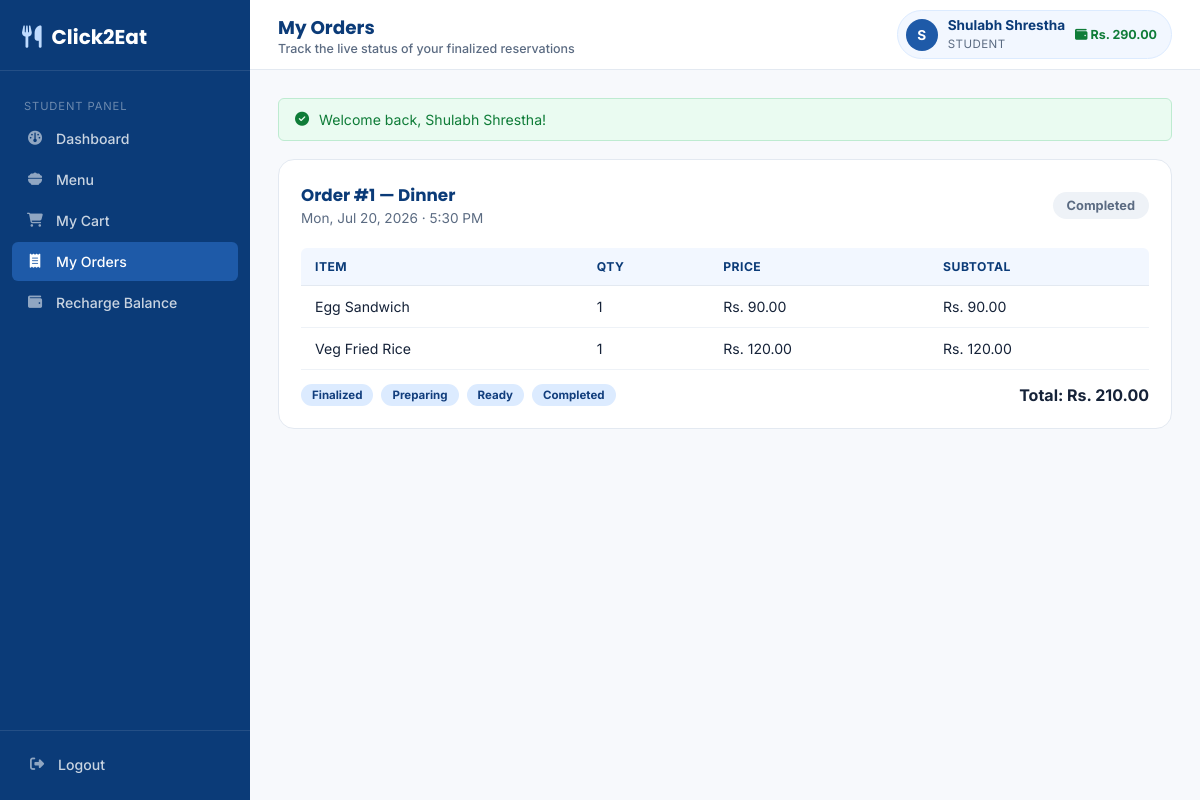
/student/orders.php (signed in), run on the app's committed database.
### tables this page shows
CREATE TABLE `orders` (
  `id` int(11) NOT NULL,
  `user_id` int(11) NOT NULL,
  `schedule_id` int(11) NOT NULL,
  `order_date` date NOT NULL,
  `total_amount` decimal(10,2) NOT NULL DEFAULT 0.00,
  `status` enum('finalized','preparing','ready','completed','cancelled') NOT NULL DEFAULT 'finalized',
  `cancel_reason` varchar(255) DEFAULT NULL,
  `created_at` datetime NOT NULL DEFAULT current_timestamp()
);

CREATE TABLE `meal_schedules` (
  `id` int(11) NOT NULL,
  `meal_name` varchar(50) NOT NULL,
  `start_time` time NOT NULL,
  `end_time` time NOT NULL,
  `order_close_time` time NOT NULL,
  `is_active` tinyint(1) NOT NULL DEFAULT 1,
  `created_at` datetime NOT NULL DEFAULT current_timestamp()
);

CREATE TABLE `order_items` (
  `id` int(11) NOT NULL,
  `order_id` int(11) NOT NULL,
  `menu_item_id` int(11) NOT NULL,
  `item_name` varchar(150) NOT NULL,
  `quantity` int(11) NOT NULL DEFAULT 1,
  `price_each` decimal(10,2) NOT NULL DEFAULT 0.00
);

### includes/functions.php (called while the page is built, shortened)
<?php
function e($str) {
    return htmlspecialchars($str ?? '', ENT_QUOTES, 'UTF-8');
}

### student/orders.php (the view, shortened to what this page needs)
<?php
require_once __DIR__ . '/../config/config.php';
$userId = $_SESSION['user_id'];
$stmt = mysqli_prepare($conn, "SELECT o.*, m.meal_name FROM orders o JOIN meal_schedules m ON m.id = o.schedule_id WHERE o.user_id = ? ORDER BY o.created_at DESC");
mysqli_stmt_bind_param($stmt, 'i', $userId);
mysqli_stmt_execute($stmt);
$orders = mysqli_stmt_get_result($stmt);
$statusSteps = ['finalized' => 1, 'preparing' => 2, 'ready' => 3, 'completed' => 4];
?>
<!DOCTYPE html>
<html lang="en">
<head>
  <link rel="stylesheet" href="../assets/css/style.css">
</head>
<body>
<div class="app-shell">
  <?php include __DIR__ . '/../includes/user_sidebar.php'; ?>
  <div class="main-col">
    <?php include __DIR__ . '/../includes/topbar.php'; ?>
    <div class="page-body">
      <?php include __DIR__ . '/../includes/flash.php'; ?>
      <?php while ($o = mysqli_fetch_assoc($orders)):
        $itemsRes = mysqli_query($conn, "SELECT item_name, quantity, price_each FROM order_items WHERE order_id = " . (int)$o['id']);
        $statusColors = ['finalized'=>'blue','preparing'=>'amber','ready'=>'green','completed'=>'gray','cancelled'=>'red'];
        $c = $statusColors[$o['status']] ?? 'gray';
      ?>
        <div class="card">
          <div class="card-head">
            <div>
              <h2>Order #<?= $o['id'] ?> — <?= e($o['meal_name']) ?></h2>
              <p><?= date('D, M j, Y · g:i A', strtotime($o['created_at'])) ?></p>
            </div>
            <span class="badge badge-<?= $c ?>" style="font-size:.8rem;padding:6px 14px;"><?= e(ucfirst($o['status'])) ?></span>
          </div>
          <div class="table-wrap">
            <table>
              <thead><tr><th>Item</th><th>Qty</th><th>Price</th><th>Subtotal</th></tr></thead>
              <tbody>
                <?php while ($it = mysqli_fetch_assoc($itemsRes)): ?>
                  <tr>
                    <td><?= e($it['item_name']) ?></td>
                    <td><?= (int)$it['quantity'] ?></td>
                    <td>Rs. <?= number_format($it['price_each'], 2) ?></td>
                    <td>Rs. <?= number_format($it['price_each'] * $it['quantity'], 2) ?></td>
                  </tr>
                <?php endwhile; ?>
              </tbody>
            </table>
          </div>
          <div class="flex-between" style="margin-top:14px;">
            <?php if ($o['status'] !== 'cancelled'): ?>
              <div style="display:flex;gap:8px;font-size:.78rem;color:var(--gray-600);">
                <?php foreach (['finalized'=>'Finalized','preparing'=>'Preparing','ready'=>'Ready','completed'=>'Completed'] as $key => $label): ?>
                  <span class="badge <?= $statusSteps[$o['status']] >= $statusSteps[$key] ? 'badge-blue' : 'badge-gray' ?>"><?= $label ?></span>
                <?php endforeach; ?>
              </div>
            <?php else: ?>
              <span class="text-muted" style="font-size:.8rem;"><?= e($o['cancel_reason'] ?: 'This order was cancelled and refunded.') ?></span>
            <?php endif; ?>
            <strong>Total: Rs. <?= number_format($o['total_amount'], 2) ?></strong>
          </div>
        </div>
      <?php endwhile; ?>
    </div>
  </div>
</div>
</body>
</html>

### assets/css/style.css (style rules this page uses)
:root { --blue-900:#0B3B78; --blue-800:#123E7D; --blue-700:#1E5AA8; --blue-600:#2568C4; --blue-500:#3B82F6; --blue-200:#BFDBFE; --blue-100:#DCEBFF; --blue-50:#F2F7FF; --white:#FFFFFF; --gray-50:#F7F9FC; --gray-100:#EEF2F7; --gray-200:#E3E9F1; --gray-400:#9AA9BD; --gray-600:#5B6B82; --text:#152238; --success:#16A34A; --success-dark:#0F7C38; --danger:#DC2626; --danger-dark:#B91C1C; --warning:#D97706; --warning-bg:#FEF3E2; --radius-sm:6px; --radius:10px; --radius-lg:16px; --shadow-sm:0 1px 2px rgba(11,59,120,.06); --shadow:0 4px 16px rgba(11,59,120,.08); --shadow-lg:0 12px 32px rgba(11,59,120,.14); --font-heading:'Poppins',sans-serif; --font-body:'Inter',sans-serif; }
*,*::before,*::after { box-sizing:border-box; }
html,body { margin:0;padding:0; }
body { font-family:var(--font-body); color:var(--text); background:var(--gray-50); -webkit-font-smoothing:antialiased; }
h1,h2,h3,h4,h5 { font-family:var(--font-heading);margin:0 0 .4em;color:var(--blue-900); }
p { margin:0 0 1em;line-height:1.6; }
.app-shell { display:flex;min-height:100vh; }
.main-col { flex:1;min-width:0;display:flex;flex-direction:column; }
.page-body { padding:28px;flex:1; }
.card { background:var(--white);border:1px solid var(--gray-200);border-radius:var(--radius-lg);padding:22px;margin-bottom:22px; }
.card-head { display:flex;align-items:center;justify-content:space-between;margin-bottom:18px;flex-wrap:wrap;gap:10px; }
.card-head h2 { font-size:1.05rem;margin:0; }
.card-head p { margin:0;color:var(--gray-600);font-size:.85rem; }
.table-wrap { overflow-x:auto; }
table { width:100%;border-collapse:collapse;font-size:.88rem; }
thead th { text-align:left;padding:11px 14px;background:var(--blue-50);color:var(--blue-900); font-weight:700;font-size:.76rem;text-transform:uppercase;letter-spacing:.04em; border-bottom:1px solid var(--gray-200);white-space:nowrap; }
thead th:first-child { border-top-left-radius:var(--radius-sm); }
thead th:last-child { border-top-right-radius:var(--radius-sm); }
tbody td { padding:12px 14px;border-bottom:1px solid var(--gray-100);vertical-align:middle; }
.badge { display:inline-flex;align-items:center;gap:5px;padding:4px 11px;border-radius:999px;font-size:.72rem;font-weight:700;text-transform:capitalize; }
.badge-blue { background:var(--blue-100);color:var(--blue-800); }
.badge-gray { background:var(--gray-100);color:var(--gray-600); }
.flex-between { display:flex;align-items:center;justify-content:space-between; }

### data on the page
orders: id "1", schedule.meal_name "Dinner", created_at "Mon, Jul 20, 2026 · 5:30 PM", status "Completed", label "Finalized", label "Preparing", label "Ready", label "Completed", total_amount "210.00"
order_items: item_name "Egg Sandwich", quantity "1", price_each "90.00", $it['price_each']*$it['quantity'] "90.00"
order_items: item_name "Veg Fried Rice", quantity "1", price_each "120.00", $it['price_each']*$it['quantity'] "120.00"

### other printed values
SITE_NAME "Click2Eat"
$_SESSION['role'] "STUDENT"
$link['label'] "Dashboard"
$link['label'] "Menu"
$link['label'] "My Cart"
$link['label'] "My Orders"
$link['label'] "Recharge Balance"
$pageTitle "My Orders"
$pageSubtitle "Track the live status of your finalized reservations"
substr($u['full_name'], 0, 1) "S"
$u['full_name'] "Shulabh Shrestha"
$u['role'] "STUDENT"
$u['balance'] "290.00"
$flash['message'] "Welcome back, Shulabh Shrestha!"
